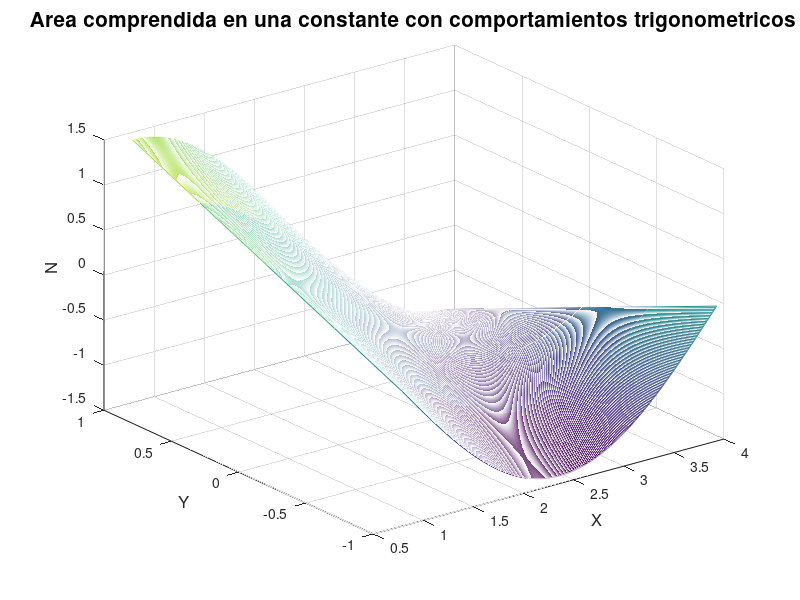

The MATLAB script that drew this image:
[x,y]=meshgrid(pi/4:0.01:5*pi/4, -1:0.5:1);
%el inttervalo es el vector generado
z=cos(x)+sin(x).*y; %el punto solo representa la multiplicacion de vectores.
mesh(x,y,z) %dibuja el contorno de la superficie.
xlabel('X', 'FontSize', 12)
ylabel('Y', 'FontSize', 12)
zlabel('N', 'FontSize', 12)
title('Area comprendida en una constante con comportamientos trigonometricos', 'FontSize', 15);
grid on;